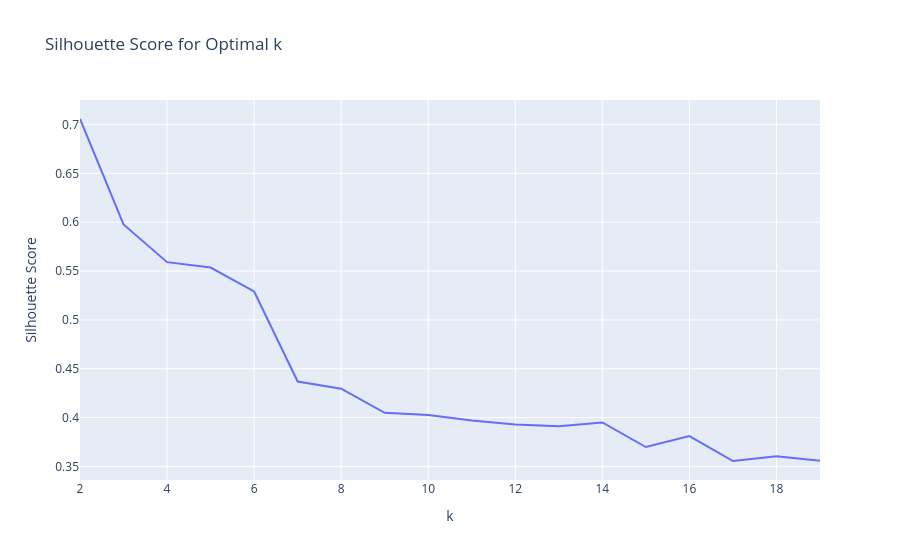

This figure's notebook cell:
### Code cell
px.line(pd.DataFrame({"k": list_k, "Silhouette Score": silhouette}), x="k", y="Silhouette Score", title="Silhouette Score for Optimal k")

### Figure 1 — Plotly figure (JSON) as saved in the notebook; plotly's stock layout.template omitted (floating-point values rounded to 4 significant figures)
{"data": [{"hovertemplate": "k=%{x}<br>Silhouette Score=%{y}<extra></extra>", "legendgroup": "", "line": {"color": "#636efa", "dash": "solid"}, "marker": {"symbol": "circle"}, "mode": "lines", "name": "", "orientation": "v", "showlegend": false, "type": "scatter", "x": [2, 3, 4, 5, 6, 7, 8, 9, 10, 11, 12, 13, 14, 15, 16, 17, 18, 19], "xaxis": "x", "y": [0.7057, 0.5977, 0.5591, 0.5536, 0.5291, 0.4369, 0.4295, 0.4049, 0.4025, 0.397, 0.393, 0.3912, 0.395, 0.3698, 0.3811, 0.3555, 0.3605, 0.3556], "yaxis": "y"}], "layout": {"legend": {"tracegroupgap": 0}, "title": {"text": "Silhouette Score for Optimal k"}, "xaxis": {"anchor": "y", "domain": [0, 1], "title": {"text": "k"}}, "yaxis": {"anchor": "x", "domain": [0, 1], "title": {"text": "Silhouette Score"}}}}
